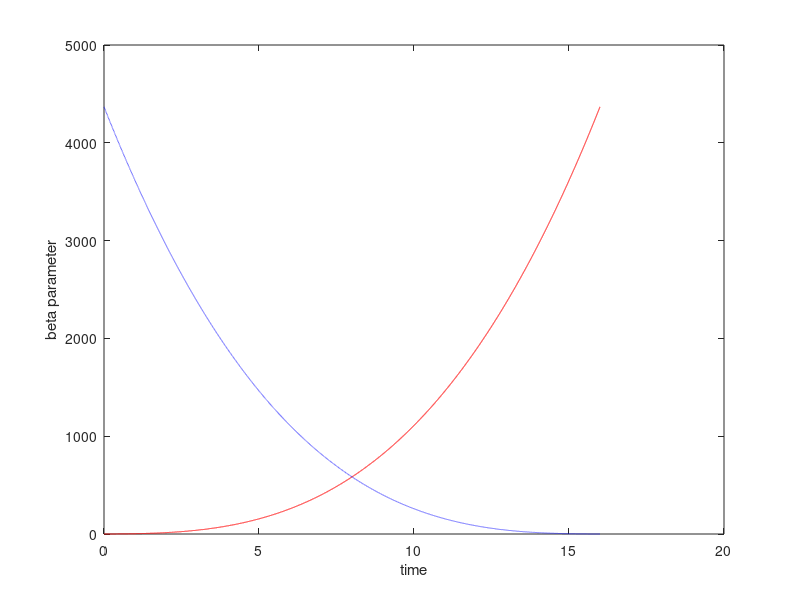

Here is the MATLAB script that generated this plot: (Note: this script raises an error after producing the figure.)
clear all, close all, clc
figpath = '../figures/';
addpath('./utils');
addpath('./NoiseFunctions/');
addpath('./plottingfunctions/');

omega = 1;
A = 1;
%Number of variables
n = 4;

dt=0.001; %timestep
% Integrate interval
Initinterval = 16;
%neg_inter = 0
neg_inter = -0;
tinterval=[neg_inter Initinterval];
tspan2=[tinterval(2):-dt:tinterval(1)]; %interval for solving the 
tspan=[.001:dt:tinterval(2)-tinterval(1)];
N = length(tspan);
options = odeset('RelTol',1e-12,'AbsTol',1e-12*ones(1,n));
X=[];
%Coeficients of polyorder 3 c1*t+c2*t^2+c3*t^3 & and final time value 
c=[1,1,1,Initinterval];
%Analitic polinomial
y=c(1)*(tspan2)+c(2)*(tspan2).^2+c(3)*(tspan2).^3;
%inverted polinomial
yzero=c(1)*(-tspan+tinterval(2) )+c(2)*(-tspan...
    +tinterval(2)).^2+c(3)*(-tspan+tinterval(2)).^3;
%plot of inverted polinomial
figure(1)
plot(tspan2,y,'r-',tspan,yzero,'b--')
xlabel('time')
ylabel('beta parameter')
hold on
xline(0,'k--');
set(gca,'FontSize',16);
l=legend('Explicit polinomial for steady state generation','Used polynomial for ODE data generation');
l.FontSize = 14;
l.Location='northeast';
title('Inverted polinomial');

% Integration of hopf system
xMax = ones(size(c));
i=0;
for traslation=[0];
    i=i+1;
for mu0=[yzero(1)]    ;
    %x0=sqrt(yzero(1)/2) %Formula of radius of Initial Condition
    for x0=sqrt(yzero(1)/2)/xMax(3)+traslation%Formula of radius of Initial Condition
        [t,x] = ode45(@(t,x) hopfPolyOrder3NONNormal(t,x,c,omega,A,traslation,xMax),tspan,[tspan(1),mu0,x0,x0],options);
         X = [X;x];
         %Variable x3 vs bifurcation parameter
            figure(2)
            hold on
            plot(x(:,2),x(:,3),'b-')
            xlabel('Beta')
            ylabel('x_3')
            xline(0,'k--');
            set(gca,'FontSize',16);
            l=legend('Trajectory using numerical integration');
            l.FontSize = 14;
            l.Location='northeast';
            title('State variable vs Biffurcation parameter')
            hold off    
    end
end
xtrajectories(:,i)=[x(:,3)];
end

xMax = max(abs(x));

%Mu observed from equations of steady state
[x,yzero] = xNormalization(x,yzero);

mufunc = @(x) ((x(:,4)*xMax(4))+(x(:,3)*xMax(3)).*((x(:,3)*xMax(3)).^2+(x(:,4)*xMax(4)).^2))./(x(:,3)*xMax(3));
mu_observed=mufunc(x);%mu observed from equations. (Beta values!!!!!!)


% polinomial fit

%Define the function to fit: "Poly order 2"
F1=@(weightdx,time) (-time+tinterval(2))...
    *weightdx(1)+(-time+tinterval(2)).^2*weightdx(2)+(-time+tinterval(2)).^3*weightdx(3);
%curve fitting
weights0=[0.5 0.5 0.5]; %initial guess for weights
opts = optimoptions('lsqcurvefit','Display','off');
[weightdx, resnorm,~,exitflag,output] = lsqcurvefit(F1,weights0, tspan, mu_observed',[],[],opts); %Prediction of mu(t) depency on t of mu-observed using data integration 

%data predicted from F1 evaluated with the predicted coefficients
reproduced_data= F1(weightdx,tspan); %


%%%%%%%%%%%%%%%%%%%%%%%%%%%%%%%%%%%%%%%%%%%%%%%%%%%%%%%%%%%%%%%%%%%%%%%%%%%%%%%%
%Plot of State Variable vs Timespan
% plotCleanState_PredFig_3(tspan,x,mu_observed,yzero,reproduced_data,n)
plotState_Beta_time_Pred(tspan,x,mu_observed,yzero,reproduced_data,n,3)


% Mu with Noise
noise_scale=0.018;


[xNoisy, Noise_normalized] = add_Noise_Max(x,noise_scale);
mu_obsNoisy=mufunc(xNoisy)
%mu_obsNoisy=(xNoisy(:,4)+xNoisy(:,3).*(xNoisy(:,3).^2+xNoisy(:,4).^2))./xNoisy(:,3);%mu observed from equations. (Beta values!!!!!!)

[weightdxNoise,resnormNoise,~,exitflagNoise,outputNoise] = lsqcurvefit(F1,weights0, tspan, mu_obsNoisy',[],[],opts);

reproduced_dataNoisy= F1(weightdxNoise,tspan);
% print('real, predicted without noise, weights with noise')
comparisonVector = [c(1:3);weightdx;weightdxNoise];
%%%%%%%%%%%%%%%%%%%%%%%%%%%%%%%%%%%%%%%%%%%%%%%%%%%%%%%%%%%%%%%%%%%%%%%%%%%%%%%%%%%%%%%%%%%%%%%%%%%%%%%%%%%%%%%%%%%%%%%%%%%%%%%
%%%%%%%%%%%%%%%%%%%%%%%%%%%%%%%%%%%%%%%%%%%%%%%%%%%%%%%%%%%%%%%%%%%%%%%%%%%%%%%%%%%%%%%%%%%%%%%%%%%%%%%%%%%%%%%%%%%%%%%%%%%%%%%%

plotNoisyStateFig_4(tspan,xNoisy,mu_obsNoisy,yzero,reproduced_dataNoisy,n)

%% %%%%%%%%%%%%%%%%%%%%%%%%%%%%%%%%%%%%%%%%%%%%%%%%%%%%%%%%%%%%%%%%%%%%%%%
%%%%%%%%%%%%%%%%%%%%%%%%%%%%%%%%%%%%%%%%%%%%%%%%%%%%%%%%%%%%%%%%%%%%%%%%%
plotCleanNoiseStateFig_5(tspan,Noise_normalized,yzero,n)


%% Noise analysis 
% Creation of comparison vector for different noise variances: 
VectorOfNoise = [0:0.009:0.1];
name = mfilename;
name = name(1:10);
noise_Scale_maximum(F1,weights0, tspan, x,c,yzero,VectorOfNoise,name,mufunc)

